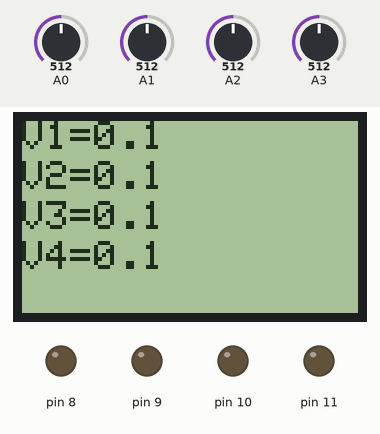
Recording of a sketch running on a simulated Arduino Uno, built with avr-gcc and run on an emulated ATmega328P. On the bench: 84×48 one-colour display, output pins drawn as LEDs (lit = HIGH). Dashed ring = blinking. The inputs (shaded band) are chosen by the test bench; at power-on: A0 = 512, A1 = 512, A2 = 512, A3 = 512. What the sketch prints to the serial monitor is not drawn.

Above: at 1.3 s.
1.4 s: A0 set to 928
At 1.8 s:
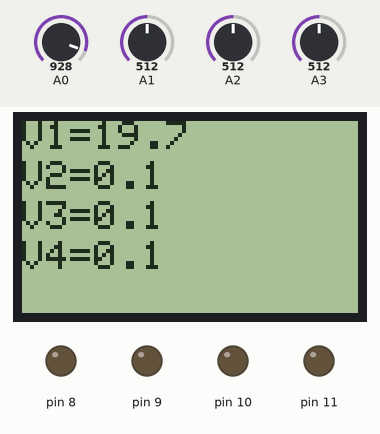
2.9 s: A0 set to 947
At 3.08 s:
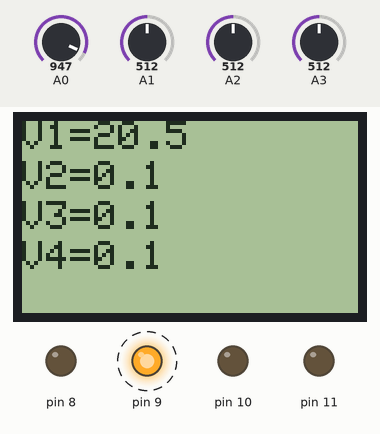
4.8 s: A1 set to 925
At 5.04 s:
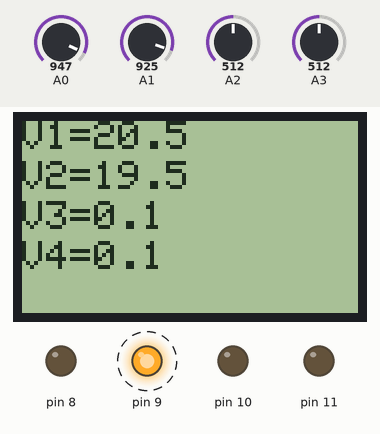
6.5 s: A1 set to 944
At 6.7 s:
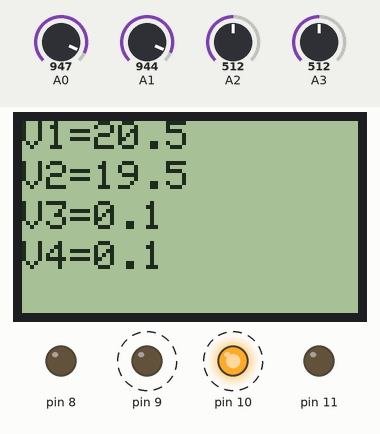
8.9 s: A2 set to 924
At 9.18 s:
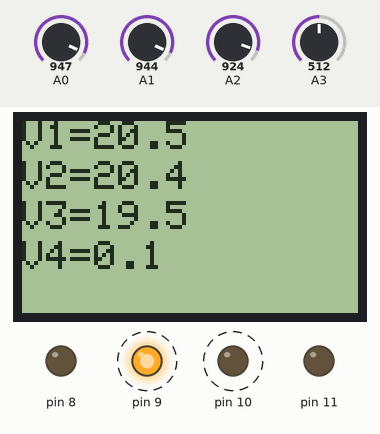
10.6 s: A2 set to 944
At 10.98 s:
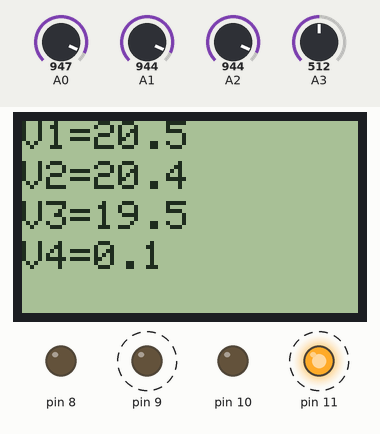
Timing chart, 0 to 14.5 s (numbered marks = the images above; inputs shaded):
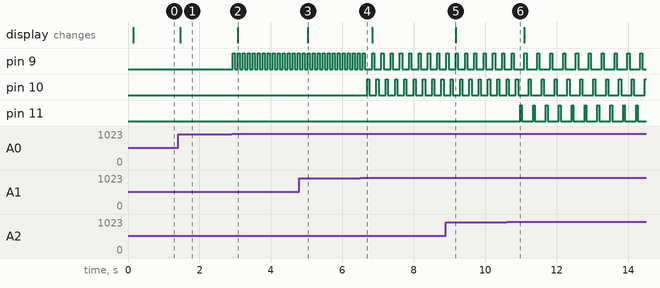

Measured:
- the behaviour switches between 935 and 936 on A0 (found by bisection; images 1 and 2)
- the behaviour switches between 935 and 936 on A1 (found by bisection; images 3 and 4)
- the behaviour switches between 935 and 936 on A2 (found by bisection; images 5 and 6)
- after the input at 1.4 s, the display: changes after 0.07 s (image 1)
- after the input at 2.9 s, pin 9: alternates HIGH for 0.06 s and LOW for 0.08 s, starting at once; the display: changes after 0.17 s (image 2)
- after the input at 4.8 s, the display: changes after 0.23 s (image 3)
- after the input at 6.5 s, pin 9: alternates HIGH for 0.06 s and LOW for 0.20 s, starting after 0.33 s; pin 10: alternates HIGH for 0.06 s and LOW for 0.20 s, starting after 0.19 s
- after the input at 8.9 s, the display: changes after 0.27 s (image 5)
- after the input at 10.6 s, pin 9: alternates HIGH for 0.06 s and LOW for 0.30 s, starting after 0.50 s; pin 11: alternates HIGH for 0.05 s and LOW for 0.31 s, starting after 0.38 s

The sketch:

labo3.ino
```cpp
#include <SPI.h>
#include <Adafruit_GFX.h>
#include <Adafruit_PCD8544.h>

//Definimos los pines de la pantalla

Adafruit_PCD8544 display = Adafruit_PCD8544(7, 6, 5, 4, 3);

//Almacena los valores ya transformados en la medida real para mostrarlos en la pantalla
float VCC = 0;
float VCC2 = 0;
float VCC3 = 0;
float VCC4 = 0;

//Almacenamos los valores analogicos de las entradas
float vcc1 = 0.0; //A0
float vcc2 =0.0;  //A1
float vcc3 = 0.0;  //A2
float vcc4 =0.0;   //A3


//Pendiente de la conversion
float m= 9.6;
float b = -24.0;


void setup()   {

 //Definimos los pines como salidas para encender los leds en caso de exceder la tensión
  pinMode(9, OUTPUT);
  pinMode(10, OUTPUT);
  pinMode(11, OUTPUT);
  pinMode(8, OUTPUT);

  // Iniciamos comunicacion serie
  Serial.begin(9600);

  //inicializamos la pantalla
  display.begin();
  display.setContrast(50);// Constraste
  delay(100);
  display.clearDisplay();   //Limpiamos pantalla
}
void loop()
{
  //Lectura de los pines analogicos
  vcc1 = analogRead(A0);
  vcc2 = analogRead(A1);
  vcc3 = analogRead(A2);
  vcc4 = analogRead(A3);

//Convertimos de a los valores reales
  VCC =  (vcc1*m*4.9+b*1000)/1000.0;
  VCC2 = (vcc2*m*4.9+b*1000)/1000.0;
  VCC3 = (vcc3*m*4.9+b*1000)/1000.0;
  VCC4 = (vcc4*m*4.9+b*1000)/1000.0;

 // Funcionamiento de la pantalla
  display.clearDisplay();
  display.setTextSize(1);//Letra
  display.setCursor(0,0);//Posicion
  display.print("V1=");//Impresion
  display.println(VCC,1);

 // Encender led en caso de tension mayor a 20v
  if(VCC>20||VCC<-20){
  digitalWrite(9, HIGH);
  delay(60);
  digitalWrite(9, LOW);
  delay(60);

  }

//se repite lo mismo para las otras 3 entradas
   display.setTextSize(1);
  display.setCursor(0,10);
  display.print("V2=");
  display.println(VCC2,1);
    if(VCC2>20||VCC2<-20){
  digitalWrite(10, HIGH);
  delay(60);
  digitalWrite(10, LOW);
  delay(60);

  }

  display.setTextSize(1);
  display.setCursor(0,20);
  display.print("V3=");
  display.println(VCC3,1);
    if(VCC3>20||VCC3<-20){
  digitalWrite(11, HIGH);
  delay(50);
  digitalWrite(11, LOW);
  delay(50);

  }

  display.setTextSize(1);
  display.setCursor(0,30);
  display.print("V4=");
  display.println(VCC4,1);
    if(VCC4>20||VCC4<-20){
  digitalWrite(8, HIGH);
  delay(50);
  digitalWrite(8, LOW);
  delay(50);

  }

 Serial.print("V1:");
 Serial.println(VCC);
 Serial.print("V2:");
 Serial.println(VCC2);
 Serial.print("V3:");
 Serial.println(VCC3);
 Serial.print("V4:");
 Serial.println(VCC4);

  display.display();
  delay(1); ;

}
```
